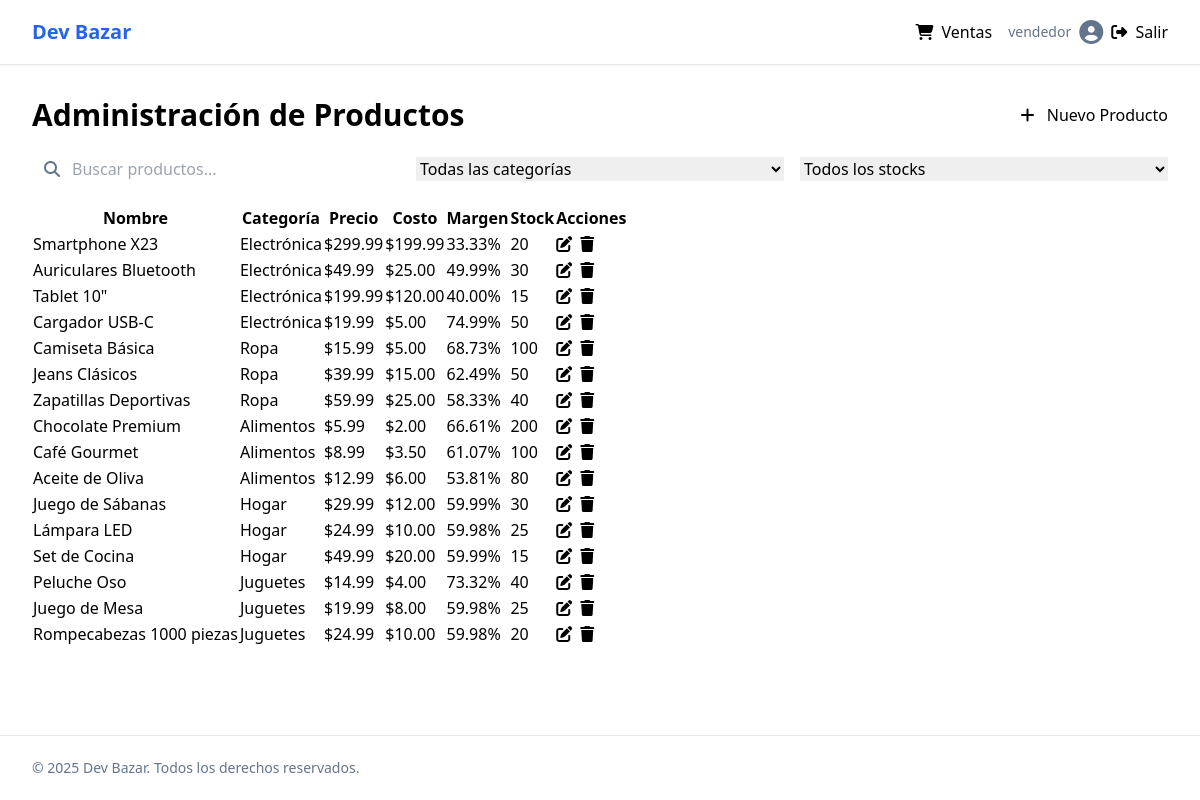
The page /products/ (signed in) on the database its author committed.
### core/models.py (models this page shows, shortened)
class Product(models.Model):
    name = models.CharField(max_length=100)
    price = models.DecimalField(max_digits=10, decimal_places=2)
    description = models.TextField(blank=True, null=True)
    stock = models.IntegerField(default=0)
    category = models.ForeignKey(ProductCategory, on_delete=models.SET_NULL, null=True, blank=True, related_name='products')
    image = models.ImageField(upload_to='products/', null=True, blank=True)
    barcode = models.CharField(max_length=100, blank=True, null=True)
    cost_price = models.DecimalField(max_digits=10, decimal_places=2, default=0)
    def profit_margin(self):
        if self.cost_price > 0:
            return ((self.price - self.cost_price) / self.price) * 100
        return 0

class ProductCategory(models.Model):
    name = models.CharField(max_length=50)
    description = models.TextField(blank=True, null=True)
    class Meta:
        verbose_name_plural = "Product Categories"

### core/views.py (the view)
# urls.py: path('products/', products_view, name='products'),
@login_required
def products_view(request):
    products = Product.objects.all()
    categories = ProductCategory.objects.all()
    context = {
        'products': products,
        'categories': categories
    }
    return render(request, 'core/products.html', context)

### core/templates/core/products.html (shortened to what this page needs)
{% extends 'core/base.html' %}
{% load static %}
{% block content %}
<div class="container py-8">
    <div class="flex justify-between items-center mb-6">
        <h1 class="text-3xl font-bold">Administración de Productos</h1>
        <button id="add-product-btn" class="btn btn-primary">
            <i class="fas fa-plus mr-2"></i>
            Nuevo Producto
        </button>
    </div>
    <div class="card mb-6">
        <div class="card-content">
            <div class="grid grid-cols-1 md:grid-cols-3 gap-4">
                <div class="relative">
                    <span class="absolute inset-y-0 left-0 flex items-center pl-3">
                        <i class="fas fa-search text-muted-foreground"></i>
                    </span>
                    <input type="text" id="product-search" placeholder="Buscar productos..."
                           class="input pl-10 w-full" autocomplete="off">
                </div>
                <div>
                    <select id="category-filter" class="input w-full">
                        <option value="">Todas las categorías</option>
                    </select>
                </div>
                <div>
                    <select id="stock-filter" class="input w-full">
                        <option value="">Todos los stocks</option>
                    </select>
                </div>
            </div>
        </div>
    </div>
    <div class="card">
        <div class="card-content">
            <div class="overflow-x-auto">
                <table class="table">
                    <thead class="table-header">
                        <tr class="table-row">
                            <th class="table-cell">Nombre</th>
                            <th class="table-cell">Categoría</th>
                            <th class="table-cell">Precio</th>
                            <th class="table-cell">Costo</th>
                            <th class="table-cell">Margen</th>
                            <th class="table-cell">Stock</th>
                            <th class="table-cell">Acciones</th>
                        </tr>
                    </thead>
                    <tbody class="table-body">
                        {% for product in products %}
                        <tr class="table-row" data-id="{{ product.id }}" data-name="{{ product.name }}" data-category="{{ product.category.id|default:'' }}">
                            <td class="table-cell">{{ product.name }}</td>
                            <td class="table-cell">{{ product.category.name|default:"Sin categoría" }}</td>
                            <td class="table-cell">${{ product.price }}</td>
                            <td class="table-cell">${{ product.cost_price }}</td>
                            <td class="table-cell">{{ product.profit_margin|floatformat:2 }}%</td>
                            <td class="table-cell">
                                <span class="badge {% if product.stock == 0 %}badge-destructive{% elif product.stock < 5 %}badge-secondary{% else %}badge-default{% endif %}">
                                    {{ product.stock }}
                                </span>
                            </td>
                            <td class="table-cell">
                                <div class="flex space-x-2">
                                    <button class="btn btn-sm btn-outline edit-product-btn" data-id="{{ product.id }}">
                                        <i class="fas fa-edit"></i>
                                    </button>
                                    <button class="btn btn-sm btn-outline delete-product-btn" data-id="{{ product.id }}">
                                        <i class="fas fa-trash"></i>
                                    </button>
                                </div>
                            </td>
                        </tr>
                        {% empty %}
                        <tr class="table-row">
                            <td class="table-cell text-center" colspan="7">No hay productos registrados</td>
                        </tr>
                        {% endfor %}
                    </tbody>
                </table>
            </div>
        </div>
    </div>
</div>
{% endblock %}

### core/templates/core/base.html (shortened to what this page needs)
{% load static %}
<!DOCTYPE html>
<html lang="es" class="light">
<head>
    <script src="https://cdn.tailwindcss.com"></script>
    <link rel="stylesheet" href="{% static 'css/shadcn.css' %}">
    <link rel="stylesheet" href="https://cdnjs.cloudflare.com/ajax/libs/font-awesome/6.4.0/css/all.min.css">
</head>
<body class="min-h-screen bg-background font-sans antialiased">
    <div class="relative flex min-h-screen flex-col">
        {% if user.is_authenticated %}
        <header class="bg-background sticky top-0 z-40 w-full border-b shadow-sm">
            <div class="container flex h-16 items-center space-x-4 sm:justify-between sm:space-x-0">
                <div class="flex items-center space-x-4">
                    <a href="{% url 'landing' %}" class="text-primary text-xl font-bold">Dev Bazar</a>
                </div>
                <div class="flex flex-1 items-center justify-end space-x-4">
                    <nav class="nav">
                        <a href="/sales" class="nav-link {% if '/sales' in request.path %}nav-link-active{% endif %}">
                            <i class="fas fa-shopping-cart mr-1"></i> Ventas
                        </a>
                    </nav>
                    <div class="relative">
                        <div class="flex items-center space-x-2">
                            <span class="text-sm text-muted-foreground">{{ user.username }}</span>
                            <div class="avatar">
                                <i class="fas fa-user-circle text-2xl text-muted-foreground"></i>
                            </div>
                            <form method="post" action="{% url 'logout' %}">
                                <button type="submit" class="btn btn-ghost btn-sm">
                                    <i class="fas fa-sign-out-alt mr-1"></i> Salir
                                </button>
                            </form>
                        </div>
                    </div>
                </div>
            </div>
        </header>
        {% endif %}
        <main class="flex-1">
            {% block content %}{% endblock %}
        </main>
        <footer class="border-t py-6 md:py-0">
            <div class="container flex flex-col items-center justify-between gap-4 md:h-16 md:flex-row">
                <p class="text-center text-sm text-muted-foreground md:text-left">
                    &copy; {% now "Y" %} Dev Bazar. Todos los derechos reservados.
                </p>
            </div>
        </footer>
    </div>
</body>
</html>

### core/static/css/shadcn.css (style rules this page uses)
.btn { @apply inline-flex items-center justify-center whitespace-nowrap rounded-md text-sm font-medium ring-offset-background transition-colors focus-visible:outline-none focus-visible:ring-2 focus-visible:ring-ring focus-visible:ring-offset-2 disabled:pointer-events-none disabled:opacity-50; }
.btn-primary { @apply bg-primary text-primary-foreground hover:bg-primary/90; }
.btn-outline { @apply border border-input bg-background hover:bg-accent hover:text-accent-foreground; }
.btn-ghost { @apply hover:bg-accent hover:text-accent-foreground; }
.btn-sm { @apply h-9 rounded-md px-3; }
.card { @apply rounded-lg border bg-card text-card-foreground shadow-sm; }
.card-content { @apply p-6 pt-0; }
.input { @apply flex h-10 w-full rounded-md border border-input bg-background px-3 py-2 text-sm ring-offset-background file:border-0 file:bg-transparent file:text-sm file:font-medium placeholder:text-muted-foreground focus-visible:outline-none focus-visible:ring-2 focus-visible:ring-ring focus-visible:ring-offset-2 disabled:cursor-not-allowed disabled:opacity-50; }
.table { @apply w-full caption-bottom text-sm; }
.table-header { @apply [&_tr]:border-b; }
.table-body { @apply [&_tr:last-child]:border-0; }
.table-row { @apply border-b transition-colors hover:bg-muted/50 data-[state=selected]:bg-muted; }
.table-cell { @apply p-4 align-middle [&:has([role=checkbox])]:pr-0; }
.badge { @apply inline-flex items-center rounded-full border px-2.5 py-0.5 text-xs font-semibold transition-colors focus:outline-none focus:ring-2 focus:ring-ring focus:ring-offset-2; }
.badge-default { @apply border-transparent bg-primary text-primary-foreground hover:bg-primary/80; }
.nav { @apply flex gap-6; }
.nav-link { @apply text-sm font-medium text-muted-foreground transition-colors hover:text-primary; }
.avatar { @apply relative flex h-10 w-10 shrink-0 overflow-hidden rounded-full; }

### rows shown on the page
Product: name "Smartphone X23", category.name "Electrónica", price "299.99", cost_price "199.99", profit_margin "33.33", stock "20"
Product: name "Auriculares Bluetooth", category.name "Electrónica", price "49.99", cost_price "25.00", profit_margin "49.99", stock "30"
Product: name "Tablet 10\"", category.name "Electrónica", price "199.99", cost_price "120.00", profit_margin "40.00", stock "15"
Product: name "Cargador USB-C", category.name "Electrónica", price "19.99", cost_price "5.00", profit_margin "74.99", stock "50"
Product: name "Camiseta Básica", category.name "Ropa", price "15.99", cost_price "5.00", profit_margin "68.73", stock "100"
Product: name "Jeans Clásicos", category.name "Ropa", price "39.99", cost_price "15.00", profit_margin "62.49", stock "50"
Product: name "Zapatillas Deportivas", category.name "Ropa", price "59.99", cost_price "25.00", profit_margin "58.33", stock "40"
Product: name "Chocolate Premium", category.name "Alimentos", price "5.99", cost_price "2.00", profit_margin "66.61", stock "200"
Product: name "Café Gourmet", category.name "Alimentos", price "8.99", cost_price "3.50", profit_margin "61.07", stock "100"
Product: name "Aceite de Oliva", category.name "Alimentos", price "12.99", cost_price "6.00", profit_margin "53.81", stock "80"
Product: name "Juego de Sábanas", category.name "Hogar", price "29.99", cost_price "12.00", profit_margin "59.99", stock "30"
Product: name "Lámpara LED", category.name "Hogar", price "24.99", cost_price "10.00", profit_margin "59.98", stock "25"
Product: name "Set de Cocina", category.name "Hogar", price "49.99", cost_price "20.00", profit_margin "59.99", stock "15"
Product: name "Peluche Oso", category.name "Juguetes", price "14.99", cost_price "4.00", profit_margin "73.32", stock "40"
Product: name "Juego de Mesa", category.name "Juguetes", price "19.99", cost_price "8.00", profit_margin "59.98", stock "25"
Product: name "Rompecabezas 1000 piezas", category.name "Juguetes", price "24.99", cost_price "10.00", profit_margin "59.98", stock "20"

### other values the page prints
{{ user.username }} "vendedor"
